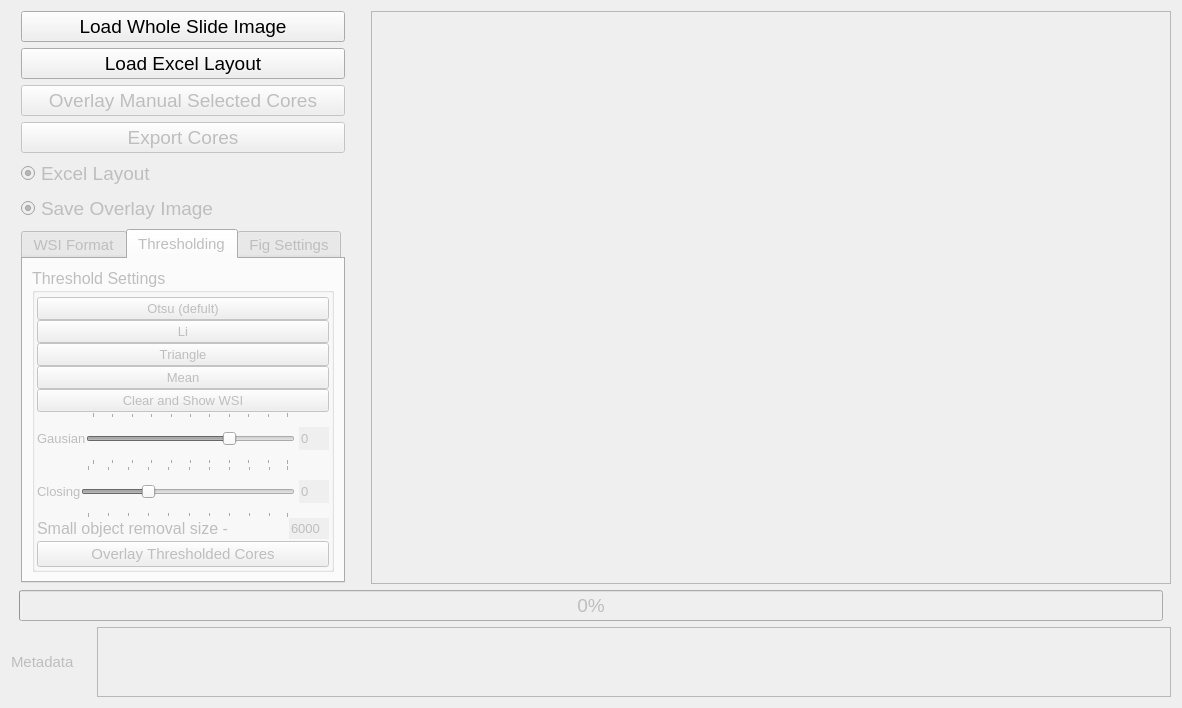
<?xml version="1.0" encoding="UTF-8"?>
<ui version="4.0">
 <class>Form</class>
 <widget class="QWidget" name="Form">
  <property name="geometry">
   <rect>
    <x>0</x>
    <y>0</y>
    <width>1153</width>
    <height>708</height>
   </rect>
  </property>
  <property name="sizePolicy">
   <sizepolicy hsizetype="MinimumExpanding" vsizetype="Minimum">
    <horstretch>0</horstretch>
    <verstretch>0</verstretch>
   </sizepolicy>
  </property>
  <property name="minimumSize">
   <size>
    <width>0</width>
    <height>708</height>
   </size>
  </property>
  <property name="baseSize">
   <size>
    <width>0</width>
    <height>500</height>
   </size>
  </property>
  <property name="font">
   <font>
    <pointsize>14</pointsize>
    <kerning>true</kerning>
   </font>
  </property>
  <property name="windowTitle">
   <string>Form</string>
  </property>
  <layout class="QVBoxLayout" name="verticalLayout_2">
   <item>
    <layout class="QHBoxLayout" name="horizontalLayout" stretch="0,0,0">
     <property name="spacing">
      <number>-1</number>
     </property>
     <property name="sizeConstraint">
      <enum>QLayout::SetDefaultConstraint</enum>
     </property>
     <property name="topMargin">
      <number>0</number>
     </property>
     <item>
      <layout class="QVBoxLayout" name="verticalLayout">
       <property name="spacing">
        <number>-1</number>
       </property>
       <property name="sizeConstraint">
        <enum>QLayout::SetDefaultConstraint</enum>
       </property>
       <property name="leftMargin">
        <number>10</number>
       </property>
       <property name="bottomMargin">
        <number>1</number>
       </property>
       <item>
        <widget class="QPushButton" name="load_ndpi">
         <property name="text">
          <string>Load Whole Slide Image</string>
         </property>
        </widget>
       </item>
       <item>
        <widget class="QPushButton" name="load_excel">
         <property name="text">
          <string>Load Excel Layout</string>
         </property>
        </widget>
       </item>
       <item>
        <widget class="QPushButton" name="overlay">
         <property name="enabled">
          <bool>false</bool>
         </property>
         <property name="text">
          <string>Overlay Manual Selected Cores</string>
         </property>
        </widget>
       </item>
       <item>
        <widget class="QPushButton" name="export_2">
         <property name="enabled">
          <bool>false</bool>
         </property>
         <property name="text">
          <string>Export Cores</string>
         </property>
        </widget>
       </item>
       <item>
        <widget class="QRadioButton" name="excel_btn">
         <property name="enabled">
          <bool>false</bool>
         </property>
         <property name="text">
          <string>Excel Layout</string>
         </property>
         <property name="checked">
          <bool>true</bool>
         </property>
         <property name="autoExclusive">
          <bool>false</bool>
         </property>
        </widget>
       </item>
       <item>
        <widget class="QRadioButton" name="overlaySave">
         <property name="enabled">
          <bool>false</bool>
         </property>
         <property name="text">
          <string>Save Overlay Image</string>
         </property>
         <property name="checked">
          <bool>true</bool>
         </property>
         <property name="autoExclusive">
          <bool>false</bool>
         </property>
        </widget>
       </item>
       <item>
        <widget class="QTabWidget" name="tabWidget">
         <property name="enabled">
          <bool>false</bool>
         </property>
         <property name="sizePolicy">
          <sizepolicy hsizetype="Fixed" vsizetype="MinimumExpanding">
           <horstretch>0</horstretch>
           <verstretch>0</verstretch>
          </sizepolicy>
         </property>
         <property name="minimumSize">
          <size>
           <width>0</width>
           <height>30</height>
          </size>
         </property>
         <property name="baseSize">
          <size>
           <width>0</width>
           <height>0</height>
          </size>
         </property>
         <property name="font">
          <font>
           <pointsize>11</pointsize>
           <kerning>false</kerning>
          </font>
         </property>
         <property name="tabShape">
          <enum>QTabWidget::Rounded</enum>
         </property>
         <property name="currentIndex">
          <number>1</number>
         </property>
         <property name="iconSize">
          <size>
           <width>5</width>
           <height>6</height>
          </size>
         </property>
         <property name="elideMode">
          <enum>Qt::ElideLeft</enum>
         </property>
         <property name="usesScrollButtons">
          <bool>false</bool>
         </property>
         <widget class="QWidget" name="tab">
          <attribute name="title">
           <string>WSI Format</string>
          </attribute>
          <layout class="QVBoxLayout" name="verticalLayout_5">
           <item>
            <layout class="QFormLayout" name="formLayout">
             <item row="0" column="0">
              <widget class="QLabel" name="nameLabel">
               <property name="enabled">
                <bool>false</bool>
               </property>
               <property name="text">
                <string>Name</string>
               </property>
              </widget>
             </item>
             <item row="0" column="1">
              <widget class="QLineEdit" name="nameLineEdit">
               <property name="enabled">
                <bool>false</bool>
               </property>
               <property name="minimumSize">
                <size>
                 <width>80</width>
                 <height>0</height>
                </size>
               </property>
               <property name="font">
                <font>
                 <pointsize>11</pointsize>
                </font>
               </property>
               <property name="readOnly">
                <bool>true</bool>
               </property>
              </widget>
             </item>
             <item row="1" column="0">
              <widget class="QLabel" name="formatLabel">
               <property name="enabled">
                <bool>false</bool>
               </property>
               <property name="text">
                <string>Format</string>
               </property>
              </widget>
             </item>
             <item row="1" column="1">
              <widget class="QLineEdit" name="formatLineEdit">
               <property name="enabled">
                <bool>false</bool>
               </property>
               <property name="minimumSize">
                <size>
                 <width>80</width>
                 <height>0</height>
                </size>
               </property>
               <property name="font">
                <font>
                 <pointsize>11</pointsize>
                </font>
               </property>
               <property name="readOnly">
                <bool>true</bool>
               </property>
              </widget>
             </item>
             <item row="2" column="0">
              <widget class="QLabel" name="magnificationLabel">
               <property name="enabled">
                <bool>false</bool>
               </property>
               <property name="text">
                <string>Magnification</string>
               </property>
              </widget>
             </item>
             <item row="2" column="1">
              <widget class="QLineEdit" name="magnificationLineEdit">
               <property name="enabled">
                <bool>false</bool>
               </property>
               <property name="minimumSize">
                <size>
                 <width>80</width>
                 <height>0</height>
                </size>
               </property>
               <property name="font">
                <font>
                 <pointsize>11</pointsize>
                </font>
               </property>
               <property name="readOnly">
                <bool>true</bool>
               </property>
              </widget>
             </item>
             <item row="4" column="0">
              <widget class="QLabel" name="scanDateLabel">
               <property name="enabled">
                <bool>false</bool>
               </property>
               <property name="text">
                <string>Scan Date</string>
               </property>
              </widget>
             </item>
             <item row="4" column="1">
              <widget class="QLineEdit" name="scanDateLineEdit">
               <property name="enabled">
                <bool>false</bool>
               </property>
               <property name="minimumSize">
                <size>
                 <width>80</width>
                 <height>0</height>
                </size>
               </property>
               <property name="font">
                <font>
                 <pointsize>11</pointsize>
                </font>
               </property>
               <property name="text">
                <string>---</string>
               </property>
               <property name="readOnly">
                <bool>true</bool>
               </property>
              </widget>
             </item>
             <item row="5" column="0">
              <widget class="QLabel" name="dimensionsLabel">
               <property name="enabled">
                <bool>false</bool>
               </property>
               <property name="text">
                <string>Dimensions</string>
               </property>
              </widget>
             </item>
             <item row="5" column="1">
              <widget class="QLineEdit" name="dimensionsLineEdit">
               <property name="enabled">
                <bool>false</bool>
               </property>
               <property name="minimumSize">
                <size>
                 <width>80</width>
                 <height>0</height>
                </size>
               </property>
               <property name="font">
                <font>
                 <pointsize>11</pointsize>
                </font>
               </property>
               <property name="text">
                <string>---</string>
               </property>
               <property name="readOnly">
                <bool>true</bool>
               </property>
              </widget>
             </item>
             <item row="7" column="0">
              <widget class="QLabel" name="overlayLevelLabel">
               <property name="enabled">
                <bool>false</bool>
               </property>
               <property name="text">
                <string>Overlay Level</string>
               </property>
              </widget>
             </item>
             <item row="7" column="1">
              <widget class="QLineEdit" name="overlayLevelLineEdit">
               <property name="enabled">
                <bool>false</bool>
               </property>
               <property name="minimumSize">
                <size>
                 <width>80</width>
                 <height>0</height>
                </size>
               </property>
               <property name="font">
                <font>
                 <pointsize>11</pointsize>
                </font>
               </property>
               <property name="readOnly">
                <bool>true</bool>
               </property>
              </widget>
             </item>
             <item row="9" column="0">
              <widget class="QLabel" name="numberOfCoresLabel">
               <property name="enabled">
                <bool>false</bool>
               </property>
               <property name="text">
                <string>Number of Cores</string>
               </property>
              </widget>
             </item>
             <item row="9" column="1">
              <widget class="QLineEdit" name="numberOfCoresLineEdit">
               <property name="enabled">
                <bool>false</bool>
               </property>
               <property name="font">
                <font>
                 <pointsize>11</pointsize>
                </font>
               </property>
               <property name="readOnly">
                <bool>true</bool>
               </property>
              </widget>
             </item>
             <item row="10" column="0">
              <widget class="QLabel" name="diameterLabel">
               <property name="enabled">
                <bool>false</bool>
               </property>
               <property name="text">
                <string>Core Diameter</string>
               </property>
              </widget>
             </item>
             <item row="10" column="1">
              <widget class="QLineEdit" name="diamiterLineEdit">
               <property name="enabled">
                <bool>false</bool>
               </property>
               <property name="font">
                <font>
                 <pointsize>11</pointsize>
                </font>
               </property>
               <property name="text">
                <string>6000</string>
               </property>
              </widget>
             </item>
            </layout>
           </item>
          </layout>
         </widget>
         <widget class="QWidget" name="tab_2">
          <attribute name="title">
           <string>Thresholding</string>
          </attribute>
          <layout class="QVBoxLayout" name="verticalLayout_6">
           <item>
            <widget class="QGroupBox" name="groupBox_2">
             <property name="sizePolicy">
              <sizepolicy hsizetype="Preferred" vsizetype="MinimumExpanding">
               <horstretch>0</horstretch>
               <verstretch>0</verstretch>
              </sizepolicy>
             </property>
             <property name="minimumSize">
              <size>
               <width>0</width>
               <height>229</height>
              </size>
             </property>
             <property name="font">
              <font>
               <pointsize>12</pointsize>
              </font>
             </property>
             <property name="title">
              <string>Threshold Settings</string>
             </property>
             <layout class="QVBoxLayout" name="verticalLayout_8">
              <property name="spacing">
               <number>0</number>
              </property>
              <property name="leftMargin">
               <number>2</number>
              </property>
              <property name="topMargin">
               <number>4</number>
              </property>
              <property name="rightMargin">
               <number>2</number>
              </property>
              <property name="bottomMargin">
               <number>2</number>
              </property>
              <item>
               <layout class="QVBoxLayout" name="verticalLayout_7">
                <property name="spacing">
                 <number>0</number>
                </property>
                <property name="topMargin">
                 <number>0</number>
                </property>
                <item>
                 <widget class="QPushButton" name="otsu">
                  <property name="minimumSize">
                   <size>
                    <width>0</width>
                    <height>20</height>
                   </size>
                  </property>
                  <property name="font">
                   <font>
                    <pointsize>10</pointsize>
                   </font>
                  </property>
                  <property name="text">
                   <string>Otsu (defult)</string>
                  </property>
                 </widget>
                </item>
                <item>
                 <widget class="QPushButton" name="threshli">
                  <property name="minimumSize">
                   <size>
                    <width>0</width>
                    <height>20</height>
                   </size>
                  </property>
                  <property name="font">
                   <font>
                    <pointsize>10</pointsize>
                   </font>
                  </property>
                  <property name="text">
                   <string>Li</string>
                  </property>
                 </widget>
                </item>
                <item>
                 <widget class="QPushButton" name="threshtriangle">
                  <property name="minimumSize">
                   <size>
                    <width>0</width>
                    <height>20</height>
                   </size>
                  </property>
                  <property name="font">
                   <font>
                    <pointsize>10</pointsize>
                   </font>
                  </property>
                  <property name="text">
                   <string>Triangle</string>
                  </property>
                 </widget>
                </item>
                <item>
                 <widget class="QPushButton" name="threshmean">
                  <property name="minimumSize">
                   <size>
                    <width>0</width>
                    <height>20</height>
                   </size>
                  </property>
                  <property name="font">
                   <font>
                    <pointsize>10</pointsize>
                   </font>
                  </property>
                  <property name="text">
                   <string>Mean</string>
                  </property>
                 </widget>
                </item>
                <item>
                 <widget class="QPushButton" name="toggleorigional">
                  <property name="minimumSize">
                   <size>
                    <width>0</width>
                    <height>20</height>
                   </size>
                  </property>
                  <property name="font">
                   <font>
                    <pointsize>10</pointsize>
                   </font>
                  </property>
                  <property name="text">
                   <string>Clear and Show WSI</string>
                  </property>
                 </widget>
                </item>
               </layout>
              </item>
              <item>
               <layout class="QHBoxLayout" name="horizontalLayout_4">
                <property name="sizeConstraint">
                 <enum>QLayout::SetMinimumSize</enum>
                </property>
                <property name="topMargin">
                 <number>0</number>
                </property>
                <item>
                 <widget class="QLabel" name="label_2">
                  <property name="sizePolicy">
                   <sizepolicy hsizetype="Preferred" vsizetype="MinimumExpanding">
                    <horstretch>0</horstretch>
                    <verstretch>0</verstretch>
                   </sizepolicy>
                  </property>
                  <property name="minimumSize">
                   <size>
                    <width>0</width>
                    <height>0</height>
                   </size>
                  </property>
                  <property name="font">
                   <font>
                    <pointsize>10</pointsize>
                   </font>
                  </property>
                  <property name="text">
                   <string>Gausian</string>
                  </property>
                 </widget>
                </item>
                <item>
                 <widget class="QSlider" name="gausslider">
                  <property name="sizePolicy">
                   <sizepolicy hsizetype="Expanding" vsizetype="MinimumExpanding">
                    <horstretch>0</horstretch>
                    <verstretch>0</verstretch>
                   </sizepolicy>
                  </property>
                  <property name="minimumSize">
                   <size>
                    <width>0</width>
                    <height>0</height>
                   </size>
                  </property>
                  <property name="minimum">
                   <number>0</number>
                  </property>
                  <property name="maximum">
                   <number>100</number>
                  </property>
                  <property name="singleStep">
                   <number>1</number>
                  </property>
                  <property name="value">
                   <number>70</number>
                  </property>
                  <property name="orientation">
                   <enum>Qt::Horizontal</enum>
                  </property>
                  <property name="tickPosition">
                   <enum>QSlider::TicksBothSides</enum>
                  </property>
                 </widget>
                </item>
                <item>
                 <spacer name="horizontalSpacer_3">
                  <property name="orientation">
                   <enum>Qt::Horizontal</enum>
                  </property>
                  <property name="sizeType">
                   <enum>QSizePolicy::Fixed</enum>
                  </property>
                  <property name="sizeHint" stdset="0">
                   <size>
                    <width>4</width>
                    <height>20</height>
                   </size>
                  </property>
                 </spacer>
                </item>
                <item>
                 <widget class="QLineEdit" name="gauslineEdit">
                  <property name="minimumSize">
                   <size>
                    <width>0</width>
                    <height>0</height>
                   </size>
                  </property>
                  <property name="maximumSize">
                   <size>
                    <width>30</width>
                    <height>23</height>
                   </size>
                  </property>
                  <property name="font">
                   <font>
                    <pointsize>10</pointsize>
                   </font>
                  </property>
                  <property name="text">
                   <string>0</string>
                  </property>
                  <property name="frame">
                   <bool>false</bool>
                  </property>
                 </widget>
                </item>
               </layout>
              </item>
              <item>
               <layout class="QHBoxLayout" name="horizontalLayout_5">
                <property name="sizeConstraint">
                 <enum>QLayout::SetMinimumSize</enum>
                </property>
                <item>
                 <widget class="QLabel" name="label_3">
                  <property name="sizePolicy">
                   <sizepolicy hsizetype="Preferred" vsizetype="MinimumExpanding">
                    <horstretch>0</horstretch>
                    <verstretch>0</verstretch>
                   </sizepolicy>
                  </property>
                  <property name="minimumSize">
                   <size>
                    <width>0</width>
                    <height>0</height>
                   </size>
                  </property>
                  <property name="font">
                   <font>
                    <pointsize>10</pointsize>
                   </font>
                  </property>
                  <property name="text">
                   <string>Closing</string>
                  </property>
                 </widget>
                </item>
                <item>
                 <widget class="QSlider" name="closingslider">
                  <property name="sizePolicy">
                   <sizepolicy hsizetype="Expanding" vsizetype="MinimumExpanding">
                    <horstretch>0</horstretch>
                    <verstretch>0</verstretch>
                   </sizepolicy>
                  </property>
                  <property name="minimumSize">
                   <size>
                    <width>0</width>
                    <height>0</height>
                   </size>
                  </property>
                  <property name="value">
                   <number>30</number>
                  </property>
                  <property name="orientation">
                   <enum>Qt::Horizontal</enum>
                  </property>
                  <property name="tickPosition">
                   <enum>QSlider::TicksBothSides</enum>
                  </property>
                 </widget>
                </item>
                <item>
                 <spacer name="horizontalSpacer_4">
                  <property name="orientation">
                   <enum>Qt::Horizontal</enum>
                  </property>
                  <property name="sizeType">
                   <enum>QSizePolicy::Fixed</enum>
                  </property>
                  <property name="sizeHint" stdset="0">
                   <size>
                    <width>4</width>
                    <height>20</height>
                   </size>
                  </property>
                 </spacer>
                </item>
                <item>
                 <widget class="QLineEdit" name="closelineEdit">
                  <property name="minimumSize">
                   <size>
                    <width>0</width>
                    <height>0</height>
                   </size>
                  </property>
                  <property name="maximumSize">
                   <size>
                    <width>30</width>
                    <height>23</height>
                   </size>
                  </property>
                  <property name="font">
                   <font>
                    <pointsize>10</pointsize>
                   </font>
                  </property>
                  <property name="text">
                   <string>0</string>
                  </property>
                  <property name="frame">
                   <bool>false</bool>
                  </property>
                 </widget>
                </item>
               </layout>
              </item>
              <item>
               <layout class="QHBoxLayout" name="horizontalLayout_6">
                <property name="spacing">
                 <number>0</number>
                </property>
                <property name="topMargin">
                 <number>0</number>
                </property>
                <property name="bottomMargin">
                 <number>2</number>
                </property>
                <item>
                 <widget class="QLabel" name="label_5">
                  <property name="minimumSize">
                   <size>
                    <width>0</width>
                    <height>0</height>
                   </size>
                  </property>
                  <property name="text">
                   <string>Small object removal size -</string>
                  </property>
                 </widget>
                </item>
                <item>
                 <widget class="QLineEdit" name="smallobs_text">
                  <property name="minimumSize">
                   <size>
                    <width>0</width>
                    <height>0</height>
                   </size>
                  </property>
                  <property name="maximumSize">
                   <size>
                    <width>40</width>
                    <height>16777215</height>
                   </size>
                  </property>
                  <property name="font">
                   <font>
                    <pointsize>10</pointsize>
                   </font>
                  </property>
                  <property name="text">
                   <string>6000</string>
                  </property>
                  <property name="frame">
                   <bool>false</bool>
                  </property>
                 </widget>
                </item>
               </layout>
              </item>
              <item>
               <widget class="QPushButton" name="removesmallobjects">
                <property name="enabled">
                 <bool>false</bool>
                </property>
                <property name="minimumSize">
                 <size>
                  <width>0</width>
                  <height>23</height>
                 </size>
                </property>
                <property name="font">
                 <font>
                  <pointsize>11</pointsize>
                 </font>
                </property>
                <property name="text">
                 <string>Overlay Thresholded Cores</string>
                </property>
               </widget>
              </item>
             </layout>
            </widget>
           </item>
          </layout>
         </widget>
         <widget class="QWidget" name="tab_3">
          <attribute name="title">
           <string>Fig Settings</string>
          </attribute>
          <layout class="QVBoxLayout" name="verticalLayout_4">
           <item>
            <widget class="QGroupBox" name="groupBox">
             <property name="sizePolicy">
              <sizepolicy hsizetype="MinimumExpanding" vsizetype="MinimumExpanding">
               <horstretch>0</horstretch>
               <verstretch>0</verstretch>
              </sizepolicy>
             </property>
             <property name="maximumSize">
              <size>
               <width>16777215</width>
               <height>16777215</height>
              </size>
             </property>
             <property name="font">
              <font>
               <pointsize>12</pointsize>
              </font>
             </property>
             <property name="title">
              <string>Figure Settings</string>
             </property>
             <layout class="QGridLayout" name="gridLayout">
              <property name="leftMargin">
               <number>4</number>
              </property>
              <property name="topMargin">
               <number>6</number>
              </property>
              <property name="rightMargin">
               <number>4</number>
              </property>
              <property name="bottomMargin">
               <number>4</number>
              </property>
              <property name="spacing">
               <number>-1</number>
              </property>
              <item row="3" column="1">
               <widget class="QLineEdit" name="resolution_edit">
                <property name="minimumSize">
                 <size>
                  <width>0</width>
                  <height>20</height>
                 </size>
                </property>
                <property name="maximumSize">
                 <size>
                  <width>40</width>
                  <height>16777215</height>
                 </size>
                </property>
                <property name="font">
                 <font>
                  <pointsize>11</pointsize>
                 </font>
                </property>
                <property name="text">
                 <string>0</string>
                </property>
               </widget>
              </item>
              <item row="0" column="0" colspan="2">
               <widget class="QRadioButton" name="radioButton">
                <property name="minimumSize">
                 <size>
                  <width>0</width>
                  <height>20</height>
                 </size>
                </property>
                <property name="font">
                 <font>
                  <pointsize>11</pointsize>
                 </font>
                </property>
                <property name="text">
                 <string>Include Pathology (if available)</string>
                </property>
                <property name="checked">
                 <bool>true</bool>
                </property>
                <property name="autoExclusive">
                 <bool>false</bool>
                </property>
               </widget>
              </item>
              <item row="3" column="0">
               <widget class="QLabel" name="label_4">
                <property name="minimumSize">
                 <size>
                  <width>0</width>
                  <height>20</height>
                 </size>
                </property>
                <property name="font">
                 <font>
                  <pointsize>11</pointsize>
                 </font>
                </property>
                <property name="text">
                 <string>Added Resolution</string>
                </property>
               </widget>
              </item>
              <item row="4" column="0" colspan="2">
               <widget class="QPushButton" name="export_again">
                <property name="minimumSize">
                 <size>
                  <width>0</width>
                  <height>20</height>
                 </size>
                </property>
                <property name="font">
                 <font>
                  <pointsize>11</pointsize>
                 </font>
                </property>
                <property name="text">
                 <string>Re-export metadata and figures</string>
                </property>
               </widget>
              </item>
             </layout>
            </widget>
           </item>
          </layout>
         </widget>
        </widget>
       </item>
      </layout>
     </item>
     <item>
      <spacer name="verticalSpacer">
       <property name="orientation">
        <enum>Qt::Vertical</enum>
       </property>
       <property name="sizeType">
        <enum>QSizePolicy::Minimum</enum>
       </property>
       <property name="sizeHint" stdset="0">
        <size>
         <width>20</width>
         <height>800</height>
        </size>
       </property>
      </spacer>
     </item>
     <item>
      <widget class="QGraphicsView" name="graphicsView">
       <property name="enabled">
        <bool>false</bool>
       </property>
       <property name="minimumSize">
        <size>
         <width>800</width>
         <height>560</height>
        </size>
       </property>
       <property name="mouseTracking">
        <bool>true</bool>
       </property>
      </widget>
     </item>
    </layout>
   </item>
   <item>
    <layout class="QHBoxLayout" name="horizontalLayout_2">
     <property name="topMargin">
      <number>0</number>
     </property>
     <item>
      <spacer name="horizontalSpacer">
       <property name="orientation">
        <enum>Qt::Horizontal</enum>
       </property>
       <property name="sizeType">
        <enum>QSizePolicy::Fixed</enum>
       </property>
       <property name="sizeHint" stdset="0">
        <size>
         <width>8</width>
         <height>0</height>
        </size>
       </property>
      </spacer>
     </item>
     <item>
      <widget class="QProgressBar" name="progressBar">
       <property name="enabled">
        <bool>false</bool>
       </property>
       <property name="value">
        <number>0</number>
       </property>
      </widget>
     </item>
     <item>
      <spacer name="horizontalSpacer_2">
       <property name="orientation">
        <enum>Qt::Horizontal</enum>
       </property>
       <property name="sizeType">
        <enum>QSizePolicy::Fixed</enum>
       </property>
       <property name="sizeHint" stdset="0">
        <size>
         <width>8</width>
         <height>0</height>
        </size>
       </property>
      </spacer>
     </item>
    </layout>
   </item>
   <item>
    <layout class="QHBoxLayout" name="horizontalLayout_3">
     <property name="topMargin">
      <number>0</number>
     </property>
     <item>
      <widget class="QLabel" name="metadata">
       <property name="enabled">
        <bool>false</bool>
       </property>
       <property name="minimumSize">
        <size>
         <width>80</width>
         <height>0</height>
        </size>
       </property>
       <property name="font">
        <font>
         <pointsize>11</pointsize>
        </font>
       </property>
       <property name="text">
        <string>Metadata</string>
       </property>
      </widget>
     </item>
     <item>
      <widget class="QScrollArea" name="scrollArea">
       <property name="sizePolicy">
        <sizepolicy hsizetype="MinimumExpanding" vsizetype="MinimumExpanding">
         <horstretch>0</horstretch>
         <verstretch>0</verstretch>
        </sizepolicy>
       </property>
       <property name="widgetResizable">
        <bool>true</bool>
       </property>
       <widget class="QWidget" name="scrollAreaWidgetContents">
        <property name="geometry">
         <rect>
          <x>0</x>
          <y>0</y>
          <width>1037</width>
          <height>77</height>
         </rect>
        </property>
        <layout class="QVBoxLayout" name="verticalLayout_3">
         <item>
          <widget class="QLabel" name="label">
           <property name="minimumSize">
            <size>
             <width>0</width>
             <height>0</height>
            </size>
           </property>
           <property name="maximumSize">
            <size>
             <width>16777215</width>
             <height>16777215</height>
            </size>
           </property>
           <property name="text">
            <string/>
           </property>
           <property name="alignment">
            <set>Qt::AlignBottom|Qt::AlignLeading|Qt::AlignLeft</set>
           </property>
           <property name="textInteractionFlags">
            <set>Qt::LinksAccessibleByMouse|Qt::TextSelectableByMouse</set>
           </property>
          </widget>
         </item>
        </layout>
       </widget>
      </widget>
     </item>
    </layout>
   </item>
  </layout>
 </widget>
 <resources/>
 <connections/>
</ui>
